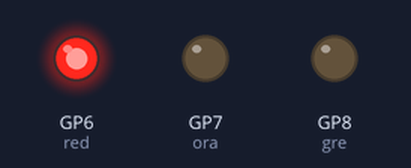
A program run on a simulated Raspberry Pi Pico running MicroPython. Shown: output pins drawn as LEDs (lit = HIGH).

Above: at 0.05 s.
At 1.45 s:
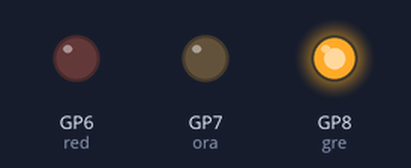
At 2.75 s:
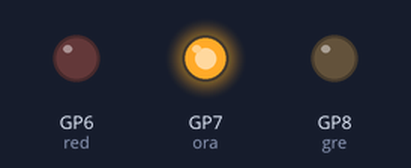
Timing chart, 0 to 3.0 s (numbered marks = the images above):
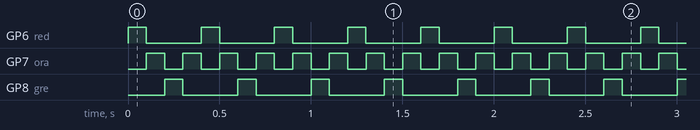

The program:

i05_chase.py
```python
""" i05_chase.py - ARDBASE mini lab - chase between the RED/Orange/Green LEDs

	Code is the same for Pico and PYBStick-RP2040

* Author(s): Meurisse D., MCHobby (shop.mchobby.be).

Products:
---> Kit Soudure ARDBASE : https://shop.mchobby.be/product.php?id_product=1124
---> Raspberry-Pi PICO   : https://shop.mchobby.be/product.php?id_product=2025
---> PYBStick-RP2040     : https://shop.mchobby.be/product.php?id_product=2331
------------------------------------------------------------------------

History:
  02 february 2022 - Dominique - initial MicroPython writing
"""

from machine import Pin
import time

# 6 = LED Rouge/Red
# 7 = LED Orange
# 8 = LED Green
red = Pin( 6, Pin.OUT )
ora = Pin( 7, Pin.OUT )
gre = Pin( 8, Pin.OUT )
sequence = [ red, ora, gre, ora ]

while True:
	for led in sequence:
		led.value( True )
		time.sleep_ms( 100 )
		led.value( False )
```

Measured:
- by itself, GP6 (red), GP8 (gre): alternates HIGH for 0.10 s and LOW for 0.30 s
- by itself, GP7 (ora): alternates HIGH for 0.10 s and LOW for 0.10 s
